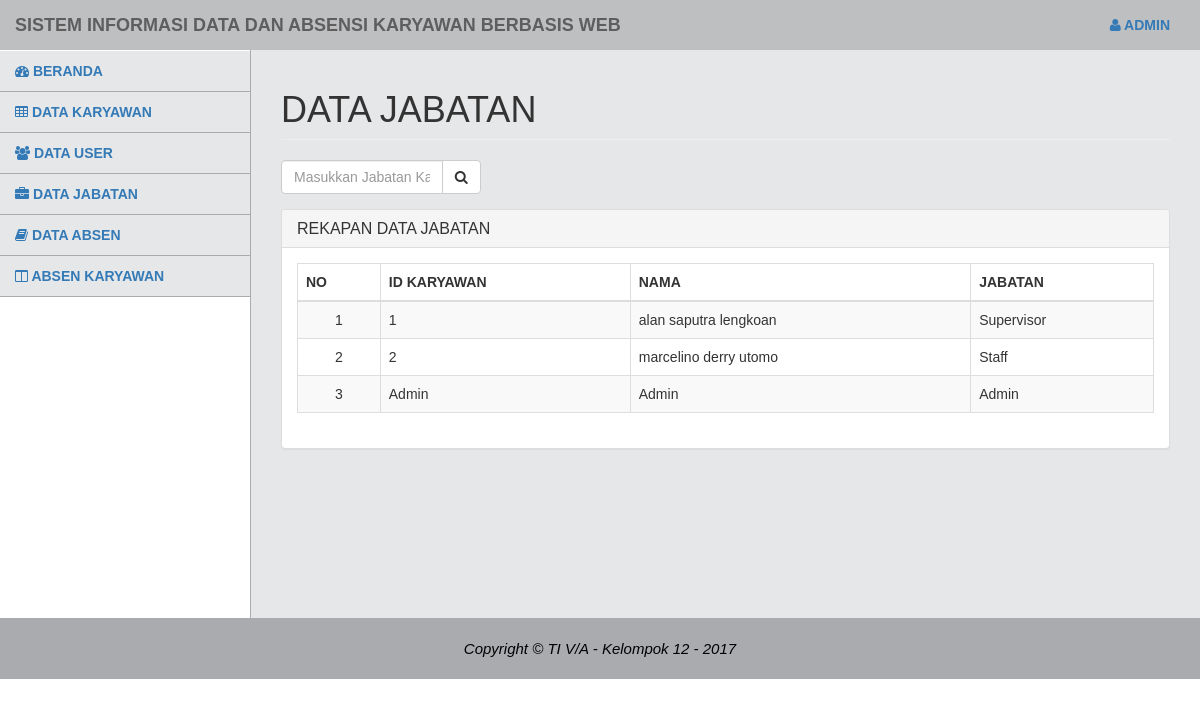
/data_jabatan.php, run on the app's committed database.
### tables this page shows
CREATE TABLE `tb_karyawan` (
  `id_karyawan` varchar(20) NOT NULL,
  `nama` varchar(50) NOT NULL,
  `tmp_tgl_lhr` varchar(20) NOT NULL,
  `jenkel` varchar(20) NOT NULL,
  `gol_dar` varchar(5) NOT NULL,
  `agama` varchar(20) NOT NULL,
  `alamat` varchar(50) NOT NULL,
  `no_tel` varchar(20) NOT NULL,
  `pen_ter` varchar(10) NOT NULL,
  `tah_lus` varchar(10) NOT NULL,
  `jabatan` varchar(20) NOT NULL,
  `foto` blob NOT NULL
);

### data_jabatan.php (the view, shortened to what this page needs)
<?php
include ("koneksi.php");
 ?>
<!DOCTYPE html>
<html>
  <head>
    <link href="vendor/css/bootstrap/bootstrap.min.css" rel="stylesheet">
    <link href="vendor/font-awesome/css/font-awesome.min.css" rel="stylesheet" type="text/css">
    <link href="css/tampilanadmin.css" rel="stylesheet">
  </head>
  <body>
    <div id="wrapper">
      <nav class="navbar navbar-default navbar-static-top" role="navigation" style="margin-bottom: 0">
          <div class="navbar-header">
            <a class="navbar-brand">Sistem Informasi Data dan Absensi Karyawan Berbasis Web</a>
          </div>
          <ul class="nav navbar-top-links navbar-right">
            <li class="dropdown">
              <a class="dropdown-toggle" data-toggle="dropdown" href="#">
                <i class="fa fa-user"></i> Admin
              </a>
            </li>
          </ul>
          <div class="navbar-default sidebar" role="navigation">
            <div class="sidebar-nav navbar-collapse">
              <ul class="nav" id="side-menu">
                <li>
                  <a href="beranda_admin.php">
                    <i class="fa fa-dashboard"></i> Beranda
                  </a>
                </li>
                <li>
                  <a href="data_karyawan.php">
                    <i class="fa fa-table"></i> Data Karyawan
                  </a>
                </li>
                <li>
                  <a href="data_user.php">
                    <i class="fa fa-users"></i> Data User
                  </a>
                </li>
                <li>
                  <a href="data_jabatan.php">
                    <i class="fa fa-briefcase"></i> Data Jabatan
                  </a>
                </li>
                <li>
                  <a href="data_absen.php">
                    <i class="fa fa-book"></i> Data Absen
                  </a>
                </li>
                <li>
                  <a href="absen_umum.php">
                    <i class="fa fa-columns"></i> Absen Karyawan
                  </a>
                </li>
              </ul>
            </div>
          </div>
      </nav>
      <div id="page-wrapper">
        <div class="row">
          <div class="col-lg-12">
            <h1 class="page-header">Data Jabatan</h1>
          </div>
        </div>
        <div class="row">
          <div class="col-sm-3">
            <form class="form" action="prospenidkar3.php" method="post">
              <div class="form-group input-group">
                <input class="form-control" type="text" name="cari" placeholder="Masukkan Jabatan Karyawan">
                <span class="input-group-btn">
                    <button class="btn btn-default" type="submit"><i class="fa fa-search"></i>
                    </button>
                </span>
              </div>
            </form>
          </div>
        </div>
        <div class="row">
          <div class="col-lg-12">
            <div class="panel panel-default">
              <div class="panel-heading">
                <h1 class="panel-title">Rekapan Data Jabatan</h1>
              </div>
              <div class="panel-body">
                <table width="100%" class="table table-striped table-bordered table-hover" id="dataTables-example">
                    <thead>
                        <tr>
                          <th>NO</th>
                          <th>ID KARYAWAN</th>
                          <th>NAMA</th>
                          <th>JABATAN</th>
                        </tr>
                    </thead>
                    <tbody>
                      <?php
                      $sql     = "SELECT * FROM tb_karyawan";
                      $query   = mysqli_query($koneksi, $sql);
                      $no= 1;
                      while ($row = mysqli_fetch_array($query)) {
                      ?>
                      <tr>
                        <td align="center"><?php echo $no ?></td>
                        <td align="left"><?php echo $row[0] ?></td>
                        <td align="left"><?php echo $row[1] ?></td>
                        <td align="left"><?php echo $row[10] ?></td>
                      </tr>
                      <?php
                      $no++;
                      }
                       ?>
                    </tbody>
                </table>
              </div>
            </div>
          </div>
        </div>
      </div>
    </div>
    <footer class="text-center">
      <div class="footer-below">
        <div class="container">
          <div class="row">
            <div class="col-lg-12">
              <em>Copyright &copy; TI V/A - Kelompok 12 - 2017</em>
            </div>
          </div>
        </div>
      </div>
    </footer>
  </body>
</html>

### css/tampilanadmin.css (style rules this page uses)
body { font-family: Arial, sans-serif; }
h1 { text-transform: uppercase; font-weight: 500; }
#wrapper { width: 100%; }
#page-wrapper { padding: 0 15px; min-height: 568px; background-color: #E6E7E8; }
@media (min-width: 768px) { #page-wrapper { position: inherit; margin: 0 0 0 250px; padding: 0 30px; border-left: 1px solid #A9ABAE; } }
.navbar { background-color: #BDBFC1; font-weight: 700; font-family: arial; text-transform: uppercase; border: none; }
.navbar-top-links { margin-right: 0; }
.navbar-top-links li { display: inline-block; }
.navbar-top-links li:last-child { margin-right: 15px; }
.navbar-top-links li a { padding: 15px; min-height: 50px; }
.sidebar { background-color: #E6E7E8; }
.sidebar .sidebar-nav.navbar-collapse { padding-left: 0; padding-right: 0; }
.sidebar ul li { border-bottom: 1px solid #A9ABAE; }
@media (min-width: 768px) { .sidebar { z-index: 1; position: absolute; width: 250px; margin-top: 51px; } }
@media (min-width: 768px) { .navbar-top-links { margin-left: auto; } }
footer { color: black; font-size: 15px; }
footer .footer-below { padding: 20px 0; background-color: #A9ABAE; }

### data on the page
tb_karyawan: id_karyawan "1", nama "alan saputra lengkoan", jabatan "Supervisor"
tb_karyawan: id_karyawan "2", nama "marcelino derry utomo", jabatan "Staff"
tb_karyawan: id_karyawan "Admin", nama "Admin", jabatan "Admin"
